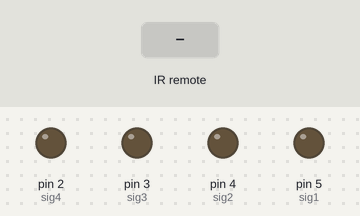
Simulated run of this sketch. Board: Arduino Uno, built with avr-gcc and run on an emulated ATmega328P. Parts: output pins drawn as LEDs (lit = HIGH). Inputs (shaded band) come from the test bench.

Above: at 1.2 s.
1.3 s: infrared code 0xE0E036C9 received
At 2.4 s:
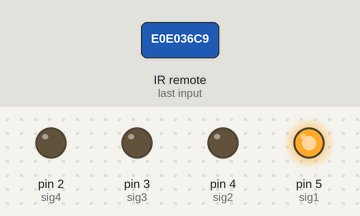
3.1 s: infrared code 0xE0E028D7 received
At 3.8 s:
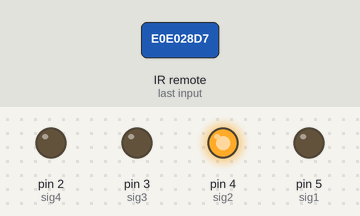
4.9 s: infrared code 0xE0E0A857 received
At 6.4 s:
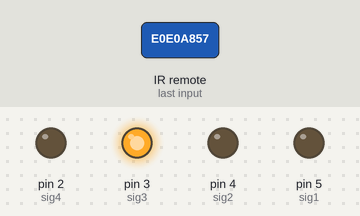
6.7 s: infrared code 0xE0E06897 received
At 7.7 s:
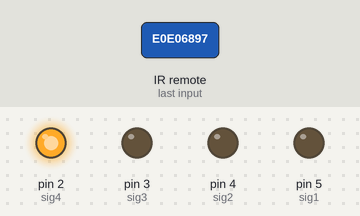
Timing chart, 0 to 9.5 s (numbered marks = the images above; inputs shaded):
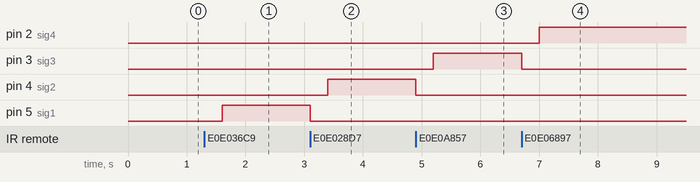

Measured:
- after the input at 1.3 s, pin 5 (sig1): LOW → HIGH after 0.30 s
- after the input at 3.1 s, pin 4 (sig2): LOW → HIGH after 0.30 s; pin 5 (sig1): HIGH → LOW at once
- after the input at 4.9 s, pin 3 (sig3): LOW → HIGH after 0.30 s; pin 4 (sig2): HIGH → LOW at once
- after the input at 6.7 s, pin 2 (sig4): LOW → HIGH after 0.30 s; pin 3 (sig3): HIGH → LOW at once

The sketch:

splitter.ino.ino
```cpp
#include <IRremote.h>
#define irPin 11
IRrecv irrecv(irPin);
decode_results results;

#define sig1 5
#define sig2 4
#define sig3 3
#define sig4 2
unsigned long stan = 0 ;
unsigned long previousMillis = 0;
unsigned long interval = (unsigned long) 1000 * 60 * 60 ;


void setup() {
   Serial.begin(9600);
    irrecv.enableIRIn();

 for(int i=2;i<6;i++)
  {
    pinMode(i, OUTPUT);
    digitalWrite(i, LOW);
  }
}

void loop() {
  unsigned long currentMillis = millis();

   if (irrecv.decode(&results)) {

      switch (results.value) {
         case 0xE0E036C9:
         if(stan!=results.value)
         {
           wylacz_all();
           stan=results.value;


            digitalWrite(sig1, HIGH);
            delay(250);

            delay(1000);
         }
            break;

            case 0xE0E028D7:
         if(stan!=results.value)
         {
           wylacz_all();
           stan=results.value;

            digitalWrite(sig2, HIGH);
            delay(250);

            delay(1000);}
            break;

             case 0xE0E0A857:
        if(stan!=results.value)
        {
          wylacz_all();
          stan=results.value;

            digitalWrite(sig3, HIGH);
            delay(250);

            delay(1000);}
            break;

             case 0xE0E06897:
        if(stan!=results.value)
        {
          wylacz_all();
          stan=results.value;

            digitalWrite(sig4, HIGH);
            delay(250);

            delay(1000);}
            break;

         }

   irrecv.resume();
   }
     if (currentMillis - previousMillis > interval) {
    previousMillis = currentMillis;
      asm volatile ("  jmp 0");
  }
}

void wylacz_all()
{
                for(int i=2;i<6;i++)
              {
              digitalWrite(i, LOW);
              }
              delay(300);
}
```
